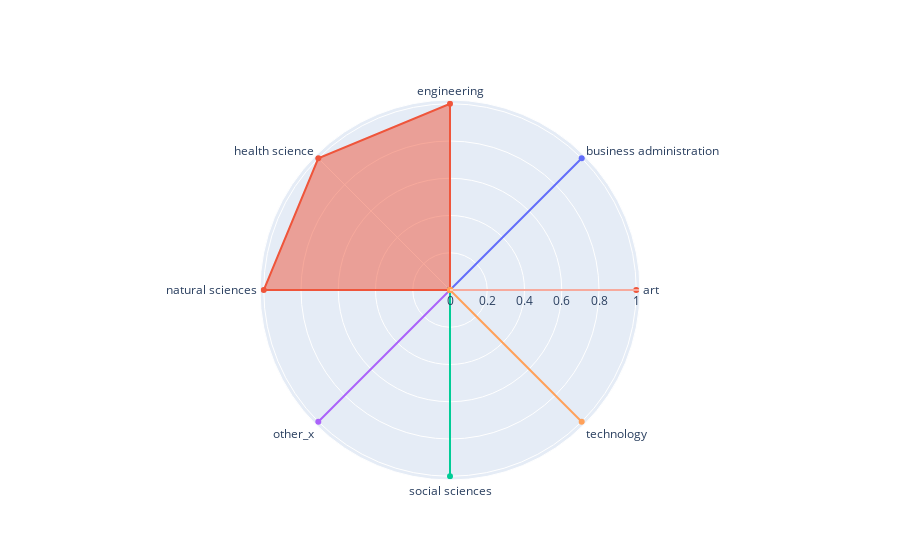

This figure's notebook cell:
### Code cell
import plotly.graph_objects as go

fig = go.Figure()

fig.add_trace(go.Scatterpolar(
      r=r1,
      theta=colunms,
      fill='toself',
      name='Profile 1'
))


fig.add_trace(go.Scatterpolar(
      r=r2,
      theta=colunms,
      fill='toself',
      name='Profile 2'
))

fig.add_trace(go.Scatterpolar(
      r=r3,
      theta=colunms,
      fill='toself',
      name='Profile 3'
))

fig.add_trace(go.Scatterpolar(
      r=r4,
      theta=colunms,
      fill='toself',
      name='Profile 4'
))
fig.add_trace(go.Scatterpolar(
      r=r5,
      theta=colunms,
      fill='toself',
      name='Profile 5'
))


fig.update_layout(
  polar=dict(
    radialaxis=dict(
      visible=True,
    
    )),
  showlegend=False
)


fig.show()

### Figure 1 — Plotly figure (JSON) as saved in the notebook; plotly's stock layout.template omitted (floating-point values rounded to 4 significant figures)
{"data": [{"fill": "toself", "name": "Profile 1", "r": [0, 1, 0, 0, 0, 0, 0, 0], "theta": ["art", "business administration", "engineering", "health science", "natural sciences", "other_x", "social sciences", "technology"], "type": "scatterpolar"}, {"fill": "toself", "name": "Profile 2", "r": [1, 0, 1, 1, 1, 0, 0, 0], "theta": ["art", "business administration", "engineering", "health science", "natural sciences", "other_x", "social sciences", "technology"], "type": "scatterpolar"}, {"fill": "toself", "name": "Profile 3", "r": [0, 0, 0, 0, 0, 0, 1, 0], "theta": ["art", "business administration", "engineering", "health science", "natural sciences", "other_x", "social sciences", "technology"], "type": "scatterpolar"}, {"fill": "toself", "name": "Profile 4", "r": [0, 0, 0, 0, 0, 1, 0, 0], "theta": ["art", "business administration", "engineering", "health science", "natural sciences", "other_x", "social sciences", "technology"], "type": "scatterpolar"}, {"fill": "toself", "name": "Profile 5", "r": [0, 0, 0, 0, 0, 0, 0, 1], "theta": ["art", "business administration", "engineering", "health science", "natural sciences", "other_x", "social sciences", "technology"], "type": "scatterpolar"}], "layout": {"polar": {"radialaxis": {"visible": true}}, "showlegend": false}}
